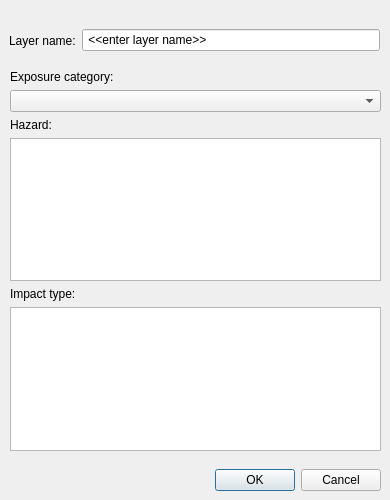
<?xml version="1.0" encoding="UTF-8"?>
<ui version="4.0">
 <class>rasorDialogBase</class>
 <widget class="QDialog" name="rasorDialogBase">
  <property name="geometry">
   <rect>
    <x>0</x>
    <y>0</y>
    <width>390</width>
    <height>500</height>
   </rect>
  </property>
  <property name="sizePolicy">
   <sizepolicy hsizetype="Fixed" vsizetype="Fixed">
    <horstretch>0</horstretch>
    <verstretch>0</verstretch>
   </sizepolicy>
  </property>
  <property name="minimumSize">
   <size>
    <width>390</width>
    <height>500</height>
   </size>
  </property>
  <property name="maximumSize">
   <size>
    <width>390</width>
    <height>500</height>
   </size>
  </property>
  <property name="windowTitle">
   <string>Rasor Plugin (new exposure layer)</string>
  </property>
  <widget class="QDialogButtonBox" name="buttonBox">
   <property name="geometry">
    <rect>
     <x>40</x>
     <y>460</y>
     <width>341</width>
     <height>41</height>
    </rect>
   </property>
   <property name="locale">
    <locale language="English" country="UnitedKingdom"/>
   </property>
   <property name="orientation">
    <enum>Qt::Horizontal</enum>
   </property>
   <property name="standardButtons">
    <set>QDialogButtonBox::Cancel|QDialogButtonBox::Ok</set>
   </property>
   <property name="centerButtons">
    <bool>false</bool>
   </property>
  </widget>
  <widget class="QWidget" name="horizontalLayoutWidget">
   <property name="geometry">
    <rect>
     <x>9</x>
     <y>20</y>
     <width>371</width>
     <height>41</height>
    </rect>
   </property>
   <layout class="QHBoxLayout" name="horizontalLayout">
    <item>
     <widget class="QLabel" name="layerLabel">
      <property name="text">
       <string>Layer name:</string>
      </property>
     </widget>
    </item>
    <item>
     <widget class="QLineEdit" name="layernameText">
      <property name="text">
       <string> &lt;&lt;enter layer name&gt;&gt;</string>
      </property>
     </widget>
    </item>
   </layout>
  </widget>
  <widget class="QWidget" name="verticalLayoutWidget">
   <property name="geometry">
    <rect>
     <x>10</x>
     <y>70</y>
     <width>371</width>
     <height>381</height>
    </rect>
   </property>
   <layout class="QVBoxLayout" name="verticalLayout">
    <item>
     <widget class="QLabel" name="exposureLabel">
      <property name="text">
       <string>Exposure category:</string>
      </property>
     </widget>
    </item>
    <item>
     <widget class="QComboBox" name="exposureBox"/>
    </item>
    <item>
     <widget class="QLabel" name="hazardLabel">
      <property name="text">
       <string>Hazard:</string>
      </property>
     </widget>
    </item>
    <item>
     <widget class="QListWidget" name="hazardBox">
      <property name="selectionMode">
       <enum>QAbstractItemView::MultiSelection</enum>
      </property>
     </widget>
    </item>
    <item>
     <widget class="QLabel" name="impactLabel">
      <property name="text">
       <string>Impact type:</string>
      </property>
     </widget>
    </item>
    <item>
     <widget class="QListWidget" name="impactBox">
      <property name="selectionMode">
       <enum>QAbstractItemView::MultiSelection</enum>
      </property>
     </widget>
    </item>
   </layout>
  </widget>
 </widget>
 <resources/>
 <connections>
  <connection>
   <sender>buttonBox</sender>
   <signal>rejected()</signal>
   <receiver>rasorDialogBase</receiver>
   <slot>reject()</slot>
   <hints>
    <hint type="sourcelabel">
     <x>20</x>
     <y>20</y>
    </hint>
    <hint type="destinationlabel">
     <x>20</x>
     <y>20</y>
    </hint>
   </hints>
  </connection>
  <connection>
   <sender>buttonBox</sender>
   <signal>accepted()</signal>
   <receiver>rasorDialogBase</receiver>
   <slot>accept()</slot>
   <hints>
    <hint type="sourcelabel">
     <x>20</x>
     <y>20</y>
    </hint>
    <hint type="destinationlabel">
     <x>20</x>
     <y>20</y>
    </hint>
   </hints>
  </connection>
 </connections>
</ui>
